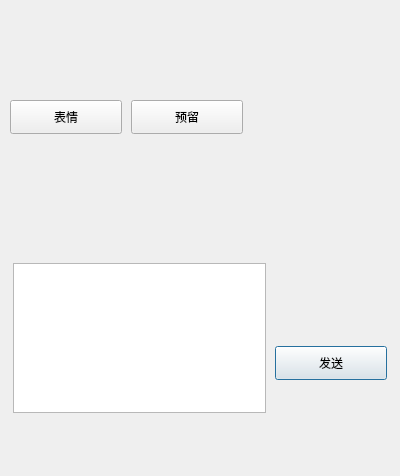
<?xml version="1.0" encoding="UTF-8"?>
<ui version="4.0">
 <class>ChatDialog</class>
 <widget class="QDialog" name="ChatDialog">
  <property name="geometry">
   <rect>
    <x>0</x>
    <y>0</y>
    <width>400</width>
    <height>476</height>
   </rect>
  </property>
  <property name="windowTitle">
   <string>Dialog</string>
  </property>
  <widget class="QTextEdit" name="textEdit">
   <property name="geometry">
    <rect>
     <x>13</x>
     <y>263</y>
     <width>253</width>
     <height>150</height>
    </rect>
   </property>
   <property name="maximumSize">
    <size>
     <width>16777215</width>
     <height>150</height>
    </size>
   </property>
   <property name="html">
    <string>&lt;!DOCTYPE HTML PUBLIC &quot;-//W3C//DTD HTML 4.0//EN&quot; &quot;http://www.w3.org/TR/REC-html40/strict.dtd&quot;&gt;
&lt;html&gt;&lt;head&gt;&lt;meta name=&quot;qrichtext&quot; content=&quot;1&quot; /&gt;&lt;style type=&quot;text/css&quot;&gt;
p, li { white-space: pre-wrap; }
&lt;/style&gt;&lt;/head&gt;&lt;body style=&quot; font-family:'SimSun'; font-size:9pt; font-weight:400; font-style:normal;&quot;&gt;
&lt;p style=&quot;-qt-paragraph-type:empty; margin-top:0px; margin-bottom:0px; margin-left:0px; margin-right:0px; -qt-block-indent:0; text-indent:0px;&quot;&gt;&lt;br /&gt;&lt;/p&gt;&lt;/body&gt;&lt;/html&gt;</string>
   </property>
  </widget>
  <widget class="QPushButton" name="pushButton_send">
   <property name="geometry">
    <rect>
     <x>275</x>
     <y>346</y>
     <width>112</width>
     <height>34</height>
    </rect>
   </property>
   <property name="text">
    <string>发送</string>
   </property>
  </widget>
  <widget class="QPushButton" name="pushButton_2">
   <property name="geometry">
    <rect>
     <x>131</x>
     <y>100</y>
     <width>112</width>
     <height>34</height>
    </rect>
   </property>
   <property name="text">
    <string>预留</string>
   </property>
  </widget>
  <widget class="QPushButton" name="pushButton_brow">
   <property name="geometry">
    <rect>
     <x>10</x>
     <y>100</y>
     <width>112</width>
     <height>34</height>
    </rect>
   </property>
   <property name="text">
    <string>表情</string>
   </property>
  </widget>
 </widget>
 <resources/>
 <connections/>
</ui>
